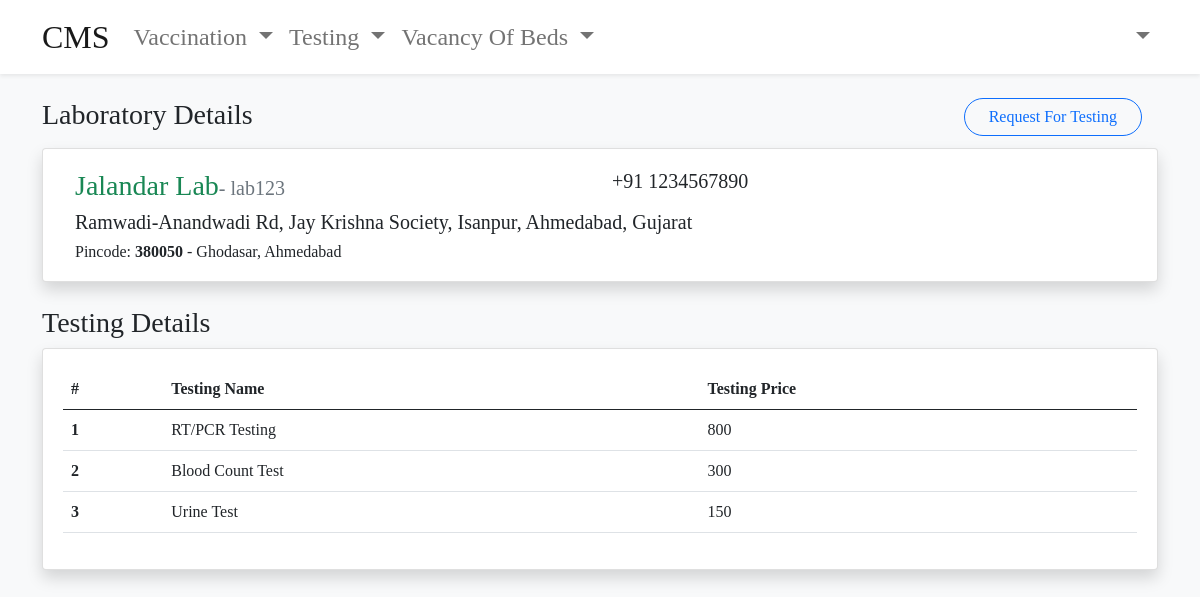
The app's page /users/viewLab.php?labid=10 with its own data.
### tables this page shows
CREATE TABLE `laboratories` (
  `lab_id` int(11) NOT NULL,
  `lab_username` varchar(50) NOT NULL,
  `lab_password` varchar(50) NOT NULL,
  `lab_name` text NOT NULL,
  `lab_address` text NOT NULL,
  `contact_no` bigint(10) NOT NULL,
  `lab_pincode` int(6) NOT NULL,
  `lab_status` varchar(10) NOT NULL,
  `lab_accepting_status` varchar(10) NOT NULL
);

CREATE TABLE `pincode` (
  `pincode` int(6) NOT NULL,
  `area_name` text NOT NULL,
  `district_id` int(11) NOT NULL
);

CREATE TABLE `district` (
  `district_id` int(11) NOT NULL,
  `district_name` text NOT NULL,
  `state_id` int(11) NOT NULL
);

CREATE TABLE `labs_testings` (
  `LT_id` int(11) NOT NULL,
  `testing_name` varchar(20) NOT NULL,
  `testing_price` int(4) NOT NULL,
  `lab_id` int(11) NOT NULL
);

### users/viewLab.php (the view, shortened to what this page needs)
<?php include('./includes/header.php'); ?>
<?php include('./includes/db.php');?>
<?php include('./includes/navigation.php'); ?>
<?php
    $lab_id = $_GET['labid'];
    $query = "SELECT * FROM laboratories INNER JOIN pincode ON laboratories.lab_pincode = pincode.pincode INNER JOIN district ON pincode.district_id = district.district_id WHERE laboratories.lab_id = '{$lab_id}'";
    $getDetails = mysqli_query($connection,$query);
    $row = mysqli_fetch_assoc($getDetails);
    $lab_name = $row['lab_name'];
    $lab_username = $row['lab_username'];
    $lab_address = $row['lab_address'];
    $contact_no = $row['contact_no'];
    $lab_pincode = $row['lab_pincode'];
    $area_name = $row['area_name'];
    $district_name = $row['district_name'];
    ?>
    <div class="container mt-4">
        <div class="d-flex justify-content-between">
            <h3>Laboratory Details</h3>
            <div class="">
                <a href="requestForTesting.php?labid=<?php echo $lab_id;?>" class="btn btn-outline-primary rounded-pill px-4 mx-3">Request For Testing</a>
            </div>
        </div>
        <div class="card mt-2 px-3 py-1 shadow">
            <div class="card-body row">
                <div class="col">
                    <div class="row">
                        <div class="col">
                            <h3 class='card-title text-success'><?php echo $lab_name; ?><small class='text-muted h5'>- <?php echo $lab_username; ?></small></h3>
                        </div>
                        <div class="col">
                            <h5 class="card-text">+91 <?php echo $contact_no; ?></h5>
                        </div>
                    </div>
                    <h5 class="card-text"><?php echo $lab_address; ?></h5>
                    <h6 class="card-text">Pincode:
                        <b><?php echo $lab_pincode; ?></b>
                        <?php echo "- ".$area_name.", ".$district_name;?>
                    </h6>
                </div>
            </div>
        </div>
    </div>
    <div class="container mt-4">
        <h3>Testing Details</h3>
        <div class="card mt-2 px-3 py-1 shadow">
            <div class="card-body row">
                <table class="table">
                    <thead>
                        <tr>
                            <th scope="col">#</th>
                            <th scope="col">Testing Name</th>
                            <th scope="col">Testing Price</th>
                        </tr>
                    </thead>
                    <tbody>
                        <?php
                        $query = "SELECT * FROM labs_testings WHERE lab_id = '{$lab_id}'";
                        $allTestings = mysqli_query($connection,$query);
                        $index = 1;
                        while($row = mysqli_fetch_assoc($allTestings)){
                            $testing_name = $row['testing_name'];
                            $testing_price = $row['testing_price'];
                            ?>
                            <tr>
                                <th scope="row"><?php echo $index;?></th>
                                <td><?php echo $testing_name;?></td>
                                <td><?php echo $testing_price;?></td>
                            </tr>
                        <?php
                        $index++;
                        }
                        ?>
                    </tbody>
                </table>
            </div>
        </div>
    </div>

### main.css (style rules this page uses)
* { margin: 0; padding: 0; font-family: "Times New Roman", Times, serif; transition: 0.3s; }

### records on screen
laboratories: lab_name "Jalandar Lab", lab_username "lab123", contact_no "1234567890", lab_address "Ramwadi-Anandwadi Rd, Jay Krishna Society, Isanpur, Ahmedabad, Gujarat", lab_pincode "380050", lab_pincode.area_name "Ghodasar", district.district_name "Ahmedabad"
labs_testings: testing_name "RT/PCR Testing", testing_price "800"
labs_testings: testing_name "Blood Count Test", testing_price "300"
labs_testings: testing_name "Urine Test", testing_price "150"
